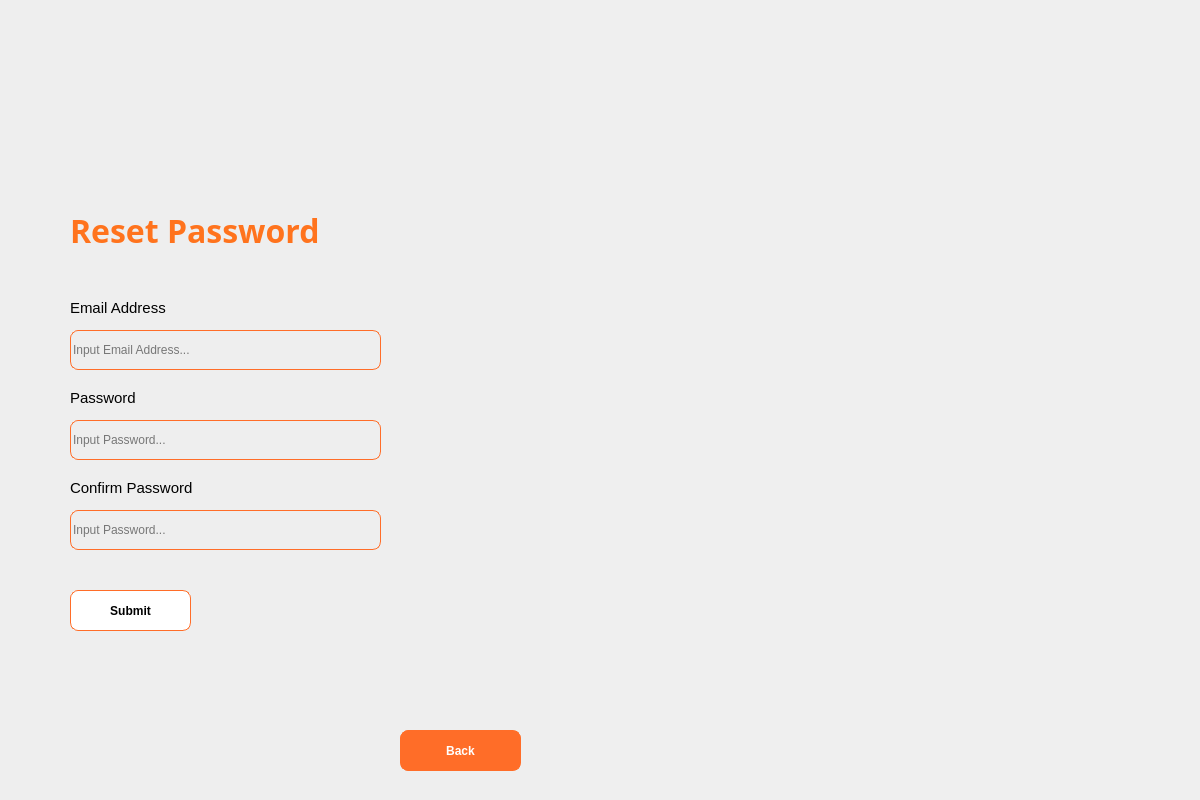
<?xml version="1.0" encoding="UTF-8"?>
<ui version="4.0">
 <class>Dialog</class>
 <widget class="QDialog" name="Dialog">
  <property name="geometry">
   <rect>
    <x>0</x>
    <y>0</y>
    <width>1200</width>
    <height>800</height>
   </rect>
  </property>
  <property name="windowTitle">
   <string>Dialog</string>
  </property>
  <widget class="QLabel" name="label">
   <property name="geometry">
    <rect>
     <x>550</x>
     <y>0</y>
     <width>650</width>
     <height>800</height>
    </rect>
   </property>
   <property name="text">
    <string/>
   </property>
   <property name="pixmap">
    <pixmap>../img/fruitbackground.jpg</pixmap>
   </property>
   <property name="scaledContents">
    <bool>true</bool>
   </property>
  </widget>
  <widget class="QWidget" name="widget" native="true">
   <property name="geometry">
    <rect>
     <x>0</x>
     <y>0</y>
     <width>550</width>
     <height>800</height>
    </rect>
   </property>
   <property name="cursor">
    <cursorShape>ArrowCursor</cursorShape>
   </property>
   <property name="styleSheet">
    <string notr="true">background-color: #EEEEEE</string>
   </property>
   <widget class="QLabel" name="label_2">
    <property name="geometry">
     <rect>
      <x>70</x>
      <y>200</y>
      <width>381</width>
      <height>61</height>
     </rect>
    </property>
    <property name="font">
     <font>
      <family>Berlin Sans FB Demi</family>
      <pointsize>24</pointsize>
      <weight>75</weight>
      <italic>false</italic>
      <bold>true</bold>
     </font>
    </property>
    <property name="styleSheet">
     <string notr="true">color: #FF731D
</string>
    </property>
    <property name="text">
     <string>Reset Password</string>
    </property>
   </widget>
   <widget class="QLineEdit" name="lineEdit">
    <property name="geometry">
     <rect>
      <x>70</x>
      <y>330</y>
      <width>311</width>
      <height>40</height>
     </rect>
    </property>
    <property name="cursor">
     <cursorShape>IBeamCursor</cursorShape>
    </property>
    <property name="autoFillBackground">
     <bool>false</bool>
    </property>
    <property name="styleSheet">
     <string notr="true">QLineEdit{
background-color: rgba(0,0,0,0%);
border-radius: 8px;
border: 1px solid #FF6D28
}

QLineEdit:focus{
border: 2px solid #FF6D28
}</string>
    </property>
    <property name="inputMask">
     <string/>
    </property>
    <property name="text">
     <string/>
    </property>
    <property name="placeholderText">
     <string>Input Email Address...</string>
    </property>
   </widget>
   <widget class="QLineEdit" name="lineEdit_2">
    <property name="geometry">
     <rect>
      <x>70</x>
      <y>420</y>
      <width>311</width>
      <height>40</height>
     </rect>
    </property>
    <property name="styleSheet">
     <string notr="true">QLineEdit{
background-color: rgba(0,0,0,0%);
border-radius: 8px;
border: 1px solid #FF6D28
}

QLineEdit:focus{
border: 2px solid #FF6D28
}</string>
    </property>
    <property name="placeholderText">
     <string>Input Password...</string>
    </property>
   </widget>
   <widget class="QLabel" name="label_3">
    <property name="geometry">
     <rect>
      <x>70</x>
      <y>300</y>
      <width>121</width>
      <height>16</height>
     </rect>
    </property>
    <property name="font">
     <font>
      <pointsize>11</pointsize>
     </font>
    </property>
    <property name="text">
     <string>Email Address</string>
    </property>
   </widget>
   <widget class="QLabel" name="label_4">
    <property name="geometry">
     <rect>
      <x>70</x>
      <y>390</y>
      <width>121</width>
      <height>16</height>
     </rect>
    </property>
    <property name="font">
     <font>
      <pointsize>11</pointsize>
     </font>
    </property>
    <property name="text">
     <string>Password</string>
    </property>
   </widget>
   <widget class="QPushButton" name="submitButton">
    <property name="geometry">
     <rect>
      <x>70</x>
      <y>590</y>
      <width>121</width>
      <height>41</height>
     </rect>
    </property>
    <property name="font">
     <font>
      <pointsize>9</pointsize>
      <weight>75</weight>
      <bold>true</bold>
     </font>
    </property>
    <property name="cursor">
     <cursorShape>PointingHandCursor</cursorShape>
    </property>
    <property name="styleSheet">
     <string notr="true">QPushButton{
background-color: white;
border-radius: 8px;
border: 1px solid #FF6D28;
}

QPushButton:hover{ 
background-color: #FF6D28;
color: white;
}



</string>
    </property>
    <property name="text">
     <string>Submit</string>
    </property>
   </widget>
   <widget class="QPushButton" name="backButton">
    <property name="geometry">
     <rect>
      <x>400</x>
      <y>730</y>
      <width>121</width>
      <height>41</height>
     </rect>
    </property>
    <property name="font">
     <font>
      <pointsize>9</pointsize>
      <weight>75</weight>
      <bold>true</bold>
     </font>
    </property>
    <property name="cursor">
     <cursorShape>PointingHandCursor</cursorShape>
    </property>
    <property name="styleSheet">
     <string notr="true">QPushButton{
background-color:#FF6D28;
border-radius: 8px;
border: 1px solid #FF6D28;
color: white;
}

QPushButton:hover{ 
background-color:white;
}



</string>
    </property>
    <property name="text">
     <string>Back</string>
    </property>
   </widget>
   <widget class="QLabel" name="error">
    <property name="geometry">
     <rect>
      <x>70</x>
      <y>560</y>
      <width>301</width>
      <height>20</height>
     </rect>
    </property>
    <property name="font">
     <font>
      <pointsize>6</pointsize>
      <weight>75</weight>
      <bold>true</bold>
     </font>
    </property>
    <property name="styleSheet">
     <string notr="true">color: red</string>
    </property>
    <property name="text">
     <string/>
    </property>
   </widget>
   <widget class="QLabel" name="label_5">
    <property name="geometry">
     <rect>
      <x>70</x>
      <y>480</y>
      <width>221</width>
      <height>16</height>
     </rect>
    </property>
    <property name="font">
     <font>
      <pointsize>11</pointsize>
     </font>
    </property>
    <property name="text">
     <string>Confirm Password</string>
    </property>
   </widget>
   <widget class="QLineEdit" name="lineEdit_3">
    <property name="geometry">
     <rect>
      <x>70</x>
      <y>510</y>
      <width>311</width>
      <height>40</height>
     </rect>
    </property>
    <property name="styleSheet">
     <string notr="true">QLineEdit{
background-color: rgba(0,0,0,0%);
border-radius: 8px;
border: 1px solid #FF6D28
}

QLineEdit:focus{
border: 2px solid #FF6D28
}</string>
    </property>
    <property name="placeholderText">
     <string>Input Password...</string>
    </property>
   </widget>
  </widget>
 </widget>
 <resources/>
 <connections/>
</ui>
